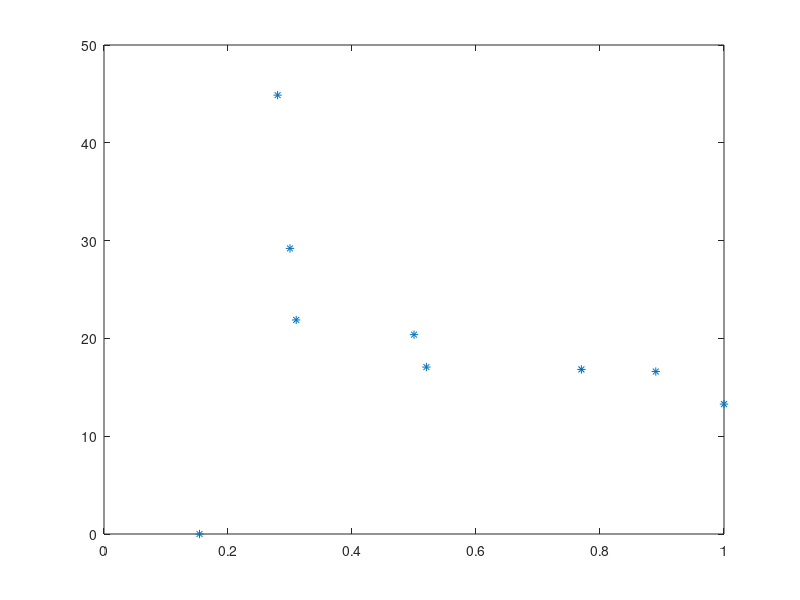

MATLAB code for this plot: (Note: this script raises an error after producing the figure.)
clear all, close all, clc;

prob = [0.06, 0.125, 0.175, 0.2, 0.25, 0.3, 0.4, 0.5, 1.0];
oversent = [15.7, 20.8 , 29.1, 20, 42.6, 56, 26, 94, 154];
life_time = [15.7, 25.8, 56.6, 22, 134.5, 174, 58, 319, 1000];
rate = [1.0, 0.77, 0.50, 0.89, 0.31, 0.3, 0.52, 0.28, 0.154];

TH = 0.154;
damage = oversent - TH .* life_time;

figure;
plot(rate, damage, '*');


% draw brute froce result
% data = load('./bf_result.txt');
data = load('./result_debug_exp.txt');

figure;
plot(data(:,1), data(:,2), '*-');
title('max damage');
xlabel('rate');
ylabel('damage');

figure;
plot(data(:,1), data(:,3), '*-');
title('life time');
xlabel('rate');
ylabel('life time');